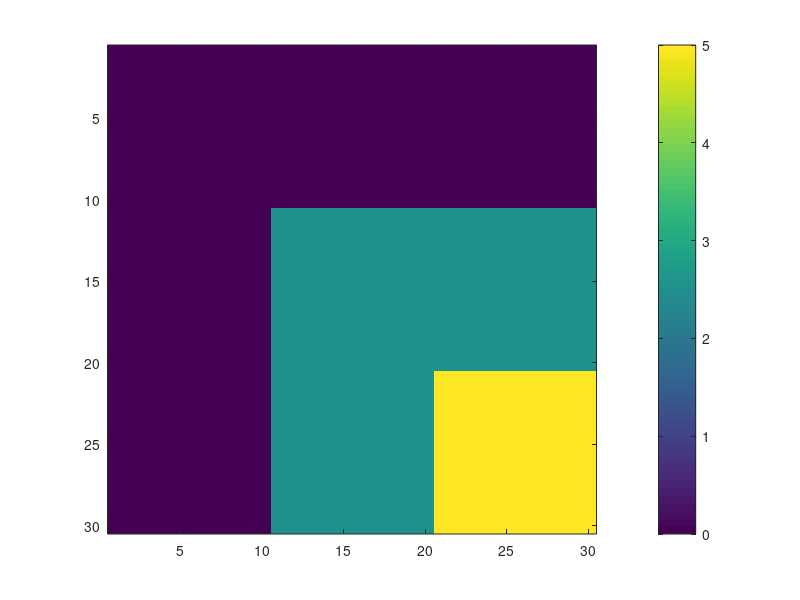
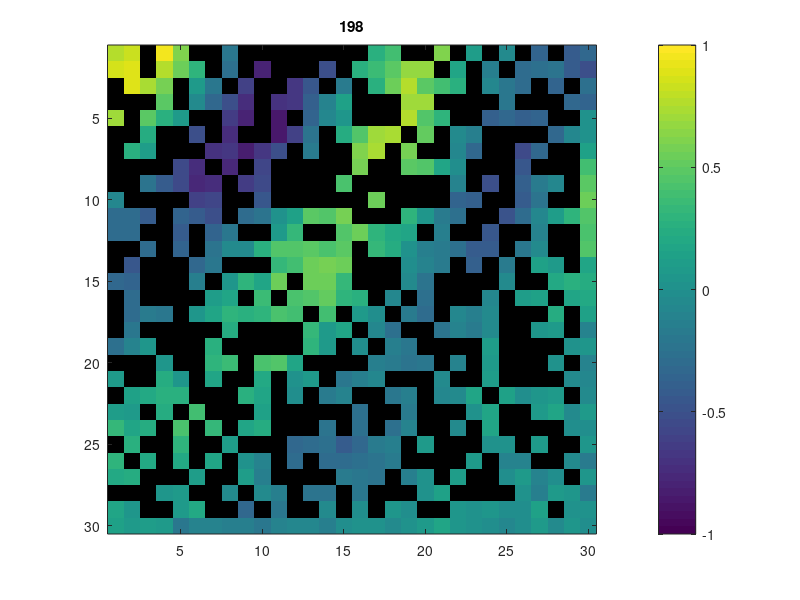

MATLAB code for these plots, in order: (Note: this script raises an error after producing the figures.)
%% Resample
load('Waves_ObsAttenAlp5.mat');

rng(0);
Xn=W30_2(:,:,301:500);
figure
imagesc(alpha)
axis square
colorbar

Xmin = min(Xn(:));
Xmax = max(Xn(:));
Xn = 2*((Xn-Xmin)/(Xmax-Xmin)-0.5);
noise_perc = 0.2;
noise = (std(Xn(:))*noise_perc)*randn(size(Xn)); 
Xn = Xn+noise;

x_lb = 1;
y_lb = 1;
t_lb = 2;

x_range = 29;
y_range = 29;
t_range = 197;

x_onecol = x_lb*dx: dx: x_lb*dx+x_range*dx; 
y_onerow = y_lb*dy: dy: y_lb*dy+y_range*dy;
t_oneslice = t_lb*dt: dt: t_lb*dt+t_range*dt;

Usel = Xn(x_lb:x_lb+x_range, y_lb:y_lb+y_range, t_lb:t_lb+t_range);

% vectorize
U0 = [];
for i_t=1:size(Usel,3)
    for i_y=1:size(Usel,2)
        for i_x=1:size(Usel,1)
            U0 = [U0, Usel(i_x,i_y,i_t)];
        end
    end
end

coor_ind_ori = 1:length(y_onerow)*length(x_onecol);
coor_ind_add = [];
for i=1:length(coor_ind_ori)
    % record the index for the entries located on the right, bottom
    % boundaries and the diagonal (RBD)
    if(mod(i,size(Usel,2))==0 || i > size(Usel,2)*(size(Usel,1)-1) || mod(i-1,size(Usel,2)+1)==0)
        coor_ind_add = [coor_ind_add,coor_ind_ori(i)];
        coor_ind_ori(i) = -1;
    end
end
coor_ind_from = coor_ind_ori;
coor_ind_from(coor_ind_from == -1) = []; % Do not remove the measurements on RBD randomly
rand_perc = 0.5; % percentage of kept locations with measurements (not considering locations on RBD)
Smpl = randsample(coor_ind_from, floor(length(coor_ind_from)*rand_perc));
Smpl = [Smpl,coor_ind_add]; % Locations with measurements
[Smpl,sind] = sort(Smpl,'ascend');

% X0, Y0, T0 are vectorized indices with available measurements, can be
% used for loss_u.
X1 = repmat(x_onecol,1,length(y_onerow));
X0 = repmat(X1(Smpl),1,length(t_oneslice)); %vectorize
Y0=[];
for i=1:length(y_onerow)
    Y0 = [Y0, y_onerow(i)*ones(1,length(x_onecol))];
end
Y0 = repmat(Y0(Smpl),1,length(t_oneslice));
T0 = [];
for i = 1:length(t_oneslice)
    T0 = [T0, t_oneslice(i)*ones(1,length(Smpl))];
end

% X,Y,T are vectorized indices for all points in the ROI, can be used for loss_f. 
t_intoneslice = t_oneslice; % In our settings, if a sensor works well at one time step, it works well across all the time.
T = [];
for i = 1:length(t_intoneslice)
    T = [T, t_intoneslice(i)*ones(1,length(x_onecol)*length(y_onerow))];
end
Y=[];
for i=1:length(y_onerow)
    Y = [Y, y_onerow(i)*ones(1,length(x_onecol))];
end
Y = repmat(Y,1,length(t_intoneslice));
X = repmat(repmat(x_onecol,1,length(y_onerow)),1,length(t_intoneslice)); %vectorize

% The row and column index of the locations with available measurements
M1 = mod(Smpl-1,size(Usel,2))+1;%x
M2 = floor((Smpl-1)/size(Usel,2))+1;%y
M = [M1',M2'];

U0 = [];
for t=t_lb:t_lb+t_range
    for i=1:size(M,1)
        U0 = [U0, Xn(M(i,1),M(i,2),t)];
    end
end

Urec = nan(size(Usel,1),size(Usel,2),size(Usel,3));
for i_t=1:size(Usel,3)
    for i_m=1:length(M)
        Urec(M(i_m,1),M(i_m,2),i_t) = U0((i_t-1)*length(M)+i_m);
    end
end

figure
for i=1:size(Usel,3)
    Data_Array = Urec(:,:,i);
    imAlpha=ones(size(Data_Array));
    imAlpha(isnan(Data_Array))=0;
    imagesc(Data_Array,'AlphaData',imAlpha);
    set(gca,'color',0*[1 1 1]);
    axis square
    colorbar
    caxis([-1 1])
    title(num2str(i))
    pause(.2)
end
%% 
ds = arrayDatastore([X' Y' T']);
%%
numLayers = 5;
numNeurons = 200;
sz = [numNeurons 3];
numIn = numNeurons;
%%
parameters = struct;

parameters.fc1.Weights = initializeHe(sz,3);
parameters.fc1.Bias = initializeZeros([numNeurons 1]);

rnk = 5;
rnkAlpha = 5
mu = 0;
sigma = 0.1;

parameters.UL1 = initializeGaussian([length(x_onecol),rnk],mu,sigma);
parameters.SVR1 = initializeGaussian([rnk,length(x_onecol)],mu,sigma);

parameters.UL2 = initializeGaussian([length(x_onecol),rnkAlpha],mu,sigma);
parameters.SVR2 = initializeGaussian([rnkAlpha,length(x_onecol)],mu,sigma);

for layerNumber=2:numLayers-1
    name = "fc"+layerNumber;

    sz = [numNeurons numNeurons];
    numIn = numNeurons;
    parameters.(name).Weights = initializeHe(sz,numIn);
    parameters.(name).Bias = initializeZeros([numNeurons 1]);
end

parameters.("fc" + numLayers).Weights = initializeHe([1,numNeurons],numIn);
parameters.("fc" + numLayers).Bias = initializeZeros([1 1]);
%
%%
numEpochs = 30000;
miniBatchSize = length(X0);

executionEnvironment = "auto";

initialLearnRate = 1e-3;
decayRate = 2.5e-4;

Weight.lossF = 1;
Weight.lossU = 10;
Weight.lossS = 10;
Weight.lossB = 10;
%%
lenT = 11; 
mbs = size(Usel,1)*size(Usel,2)*lenT;
mbq = minibatchqueue(ds, ...
    MiniBatchSize=mbs, ...
    MiniBatchFormat="BC", ...
    OutputEnvironment=executionEnvironment);
%%
X0 = dlarray(X0,"CB");
Y0 = dlarray(Y0,"CB");
T0 = dlarray(T0,"CB");

ampAdj = 1/(max(U0(:))-min(U0(:)));
biasAdj = min(U0(:));
U0 = 2*(U0-biasAdj)*ampAdj-1;

U0 = dlarray(U0);

averageGrad = [];
averageSqGrad = [];

accfun = dlaccelerate(@modelLoss_2D_atten);
%%
C = c;
ALPHA = alpha;
iteration = 0;
RECORD = cell(numEpochs,5);
LOSS = zeros(numEpochs,5);
LOSS_in = zeros(6,5);

% Known entries are located in the right, bottom boundaries and the
% diagonal. This is the row and column index of the locations within
% coor_ind_add, and is hard-coded here to be less confusing. For a different coor_ind_add,
% change the addon manualy.
addon = zeros(88,2);
for i=1:30
    addon(i,:) = i;
end
for i=31:59
    addon(i,1) = 30;
    addon(i,2) = i-30;
end
for i=60:88
    addon(i,1) = i-59;
    addon(i,2) = 30;
end

%%
numParams = 2; % 2 PDE parameters -c^2 and alpha to be recovered.
for epoch = 1:numEpochs
    tic

    reset(mbq);
    ep_in = 0;
    iteration = iteration + 1;
    learningRate = initialLearnRate / (1+decayRate*iteration);
    while hasdata(mbq)
        ep_in = ep_in+1
       
        XYT = next(mbq);
        X = XYT(1,:);
        Y = XYT(2,:);
        T = XYT(3,:);

       [loss,lossF,lossU,lossS,lossB,LAM1,LAM2,gradients,vU,PDEterms] = dlfeval(accfun,parameters,X,Y,T,X0,Y0,T0,U0,lenT,C,ALPHA,Weight,addon,numParams);

        % Update the network parameters using the adamupdate function.
        [parameters,averageGrad,averageSqGrad] = adamupdate(parameters,gradients,averageGrad, ...
            averageSqGrad,iteration,learningRate);

        RECORD{epoch,1} = LAM1;
        RECORD{epoch,2} = LAM2;
        RECORD{epoch,4} = vU;
        
        LOSS_in(ep_in,1) = double(gather(extractdata(loss)));
        lossF_in = double(gather(extractdata(lossF)));
        LOSS_in(ep_in,2) = lossF_in;
        lossU_in = double(gather(extractdata(lossU)));
        LOSS_in(ep_in,3) = lossU_in;
        lossS_in = double(gather(extractdata(lossS)));
        LOSS_in(ep_in,4) = lossS_in;
        lossB_in = double(gather(extractdata(lossB)));
        LOSS_in(ep_in,5) = lossB_in;
    end
    epoch
    if(mod(epoch,100)==0)
        RECORD{epoch,3} = gradients;
        RECORD{epoch,5} = PDEterms;
    end
    % Plot training progress.
    loss = double(gather(extractdata(loss)));

    LOSS(epoch,1) = loss;
    lossF = double(gather(extractdata(lossF)));
    LOSS(epoch,2) = lossF;
    lossU = double(gather(extractdata(lossU)));
    LOSS(epoch,3) = lossU;
    lossS = double(gather(extractdata(lossS)));
    LOSS(epoch,4) = lossS;
    lossB = double(gather(extractdata(lossB)));
    LOSS(epoch,5) = lossB;
    LOSS(epoch,1:5)
    if(mod(epoch,500)==0 || epoch==5)
        fname = strcat('Saved/',strcat(num2str(epoch),'STD20_RBD_r55.mat'));
        save(fname);
    end
    toc
end
